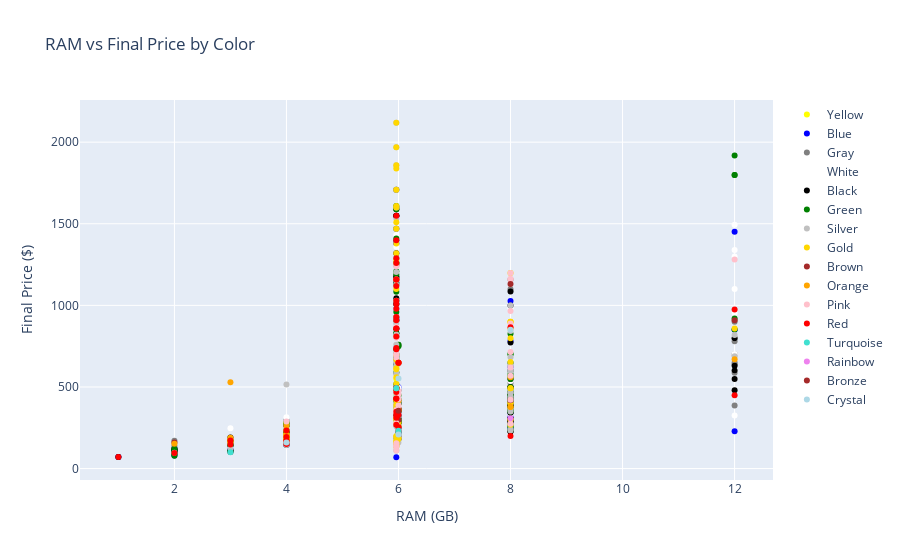

The cell this chart's notebook holds for it:
### Code cell
import plotly.graph_objects as go
from plotly.offline import iplot

# Veriyi renklere göre ayırma
df_Yellow = df[df.Color == 'Yellow'].iloc[:100, :]
df_Blue = df[df.Color == 'Blue'].iloc[:100, :]
df_Gray = df[df.Color == 'Gray'].iloc[:100, :]
df_White = df[df.Color == 'White'].iloc[:100, :]
df_Black = df[df.Color == 'Black'].iloc[:100, :]
df_Green = df[df.Color == 'Green'].iloc[:100, :]
df_Silver = df[df.Color == 'Silver'].iloc[:100, :]
df_Gold = df[df.Color == 'Gold'].iloc[:100, :]
df_Brown = df[df.Color == 'Brown'].iloc[:100, :]
df_Orange = df[df.Color == 'Orange'].iloc[:100, :]
df_Pink = df[df.Color == 'Pink'].iloc[:100, :]
df_Red = df[df.Color == 'Red'].iloc[:100, :]
df_Turquoise = df[df.Color == 'Turquoise'].iloc[:100, :]
df_Rainbow = df[df.Color == 'Rainbow'].iloc[:100, :]
df_Bronze = df[df.Color == 'Bronze'].iloc[:100, :]
df_Crystal = df[df.Color == 'Crystal'].iloc[:100, :]

# Scatter plot oluşturma
trace_Yellow = go.Scatter(
    x=df_Yellow['RAM'], y=df_Yellow['Final Price'], mode='markers', name="Yellow",
    marker=dict(color='yellow'), text=df_Yellow['Color']
)
trace_Blue = go.Scatter(
    x=df_Blue['RAM'], y=df_Blue['Final Price'], mode='markers', name="Blue",
    marker=dict(color='blue'), text=df_Blue['Color']
)
trace_Gray = go.Scatter(
    x=df_Gray['RAM'], y=df_Gray['Final Price'], mode='markers', name="Gray",
    marker=dict(color='gray'), text=df_Gray['Color']
)
trace_White = go.Scatter(
    x=df_White['RAM'], y=df_White['Final Price'], mode='markers', name="White",
    marker=dict(color='white'), text=df_White['Color']
)
trace_Black = go.Scatter(
    x=df_Black['RAM'], y=df_Black['Final Price'], mode='markers', name="Black",
    marker=dict(color='black'), text=df_Black['Color']
)
trace_Green = go.Scatter(
    x=df_Green['RAM'], y=df_Green['Final Price'], mode='markers', name="Green",
    marker=dict(color='green'), text=df_Green['Color']
)
trace_Silver = go.Scatter(
    x=df_Silver['RAM'], y=df_Silver['Final Price'], mode='markers', name="Silver",
    marker=dict(color='silver'), text=df_Silver['Color']
)
trace_Gold = go.Scatter(
    x=df_Gold['RAM'], y=df_Gold['Final Price'], mode='markers', name="Gold",
    marker=dict(color='gold'), text=df_Gold['Color']
)
trace_Brown = go.Scatter(
    x=df_Brown['RAM'], y=df_Brown['Final Price'], mode='markers', name="Brown",
    marker=dict(color='brown'), text=df_Brown['Color']
)
trace_Orange = go.Scatter(
    x=df_Orange['RAM'], y=df_Orange['Final Price'], mode='markers', name="Orange",
    marker=dict(color='orange'), text=df_Orange['Color']
)
trace_Pink = go.Scatter(
    x=df_Pink['RAM'], y=df_Pink['Final Price'], mode='markers', name="Pink",
    marker=dict(color='pink'), text=df_Pink['Color']
)
trace_Red = go.Scatter(
    x=df_Red['RAM'], y=df_Red['Final Price'], mode='markers', name="Red",
    marker=dict(color='red'), text=df_Red['Color']
)
trace_Turquoise = go.Scatter(
    x=df_Turquoise['RAM'], y=df_Turquoise['Final Price'], mode='markers', name="Turquoise",
    marker=dict(color='turquoise'), text=df_Turquoise['Color']
)
trace_Rainbow = go.Scatter(
    x=df_Rainbow['RAM'], y=df_Rainbow['Final Price'], mode='markers', name="Rainbow",
    marker=dict(color='violet'), text=df_Rainbow['Color']
)
trace_Bronze = go.Scatter(
    x=df_Bronze['RAM'], y=df_Bronze['Final Price'], mode='markers', name="Bronze",
    marker=dict(color='brown'), text=df_Bronze['Color']
)
trace_Crystal = go.Scatter(
    x=df_Crystal['RAM'], y=df_Crystal['Final Price'], mode='markers', name="Crystal",
    marker=dict(color='lightblue'), text=df_Crystal['Color']
)

data = [trace_Yellow, trace_Blue, trace_Gray, trace_White, trace_Black, trace_Green, trace_Silver, trace_Gold, trace_Brown, trace_Orange, trace_Pink, trace_Red, trace_Turquoise, trace_Rainbow, trace_Bronze, trace_Crystal]

layout = dict(
    title='RAM vs Final Price by Color',
    xaxis=dict(title='RAM (GB)', ticklen=5, zeroline=False),
    yaxis=dict(title='Final Price ($)', ticklen=5, zeroline=False)
)

fig = dict(data=data, layout=layout)
iplot(fig)

### Figure 1 — Plotly figure (JSON) as saved in the notebook; plotly's stock layout.template omitted (floating-point values rounded to 4 significant figures)
{"data": [{"marker": {"color": "yellow"}, "mode": "markers", "name": "Yellow", "text": ["Yellow", "Yellow", "Yellow", "Yellow", "Yellow", "Yellow", "Yellow", "Yellow", "Yellow", "Yellow", "Yellow", "Yellow", "Yellow", "Yellow", "Yellow", "Yellow", "Yellow", "Yellow", "Yellow", "Yellow", "Yellow", "Yellow", "Yellow", "Yellow"], "type": "scatter", "x": [8, 4, 6, 6, 3, 8, 8, 4, 5.961, 5.961, 5.961, 5.961, 4, 5.961, 8, 5.961, 5.961, 5.961, 5.961, 8, 4, 5.961, 5.961, 5.961], "y": [231.6, 170.0, 220.0, 350.0, 150.0, 290.5, 400.0, 190.0, 1009, 1159, 269, 1139, 207.0, 1289, 368.9, 1549, 1399, 447, 378, 369, 263.9, 550.0, 429.0, 492.2]}, {"marker": {"color": "blue"}, "mode": "markers", "name": "Blue", "text": ["Blue", "Blue", "Blue", "Blue", "Blue", "Blue", "Blue", "Blue", "Blue", "Blue", "Blue", "Blue", "Blue", "Blue", "Blue", "Blue", "Blue", "Blue", "Blue", "Blue", "Blue", "Blue", "Blue", "Blue", "Blue", "Blue", "Blue", "Blue", "Blue", "Blue", "Blue", "Blue", "Blue", "Blue", "Blue", "Blue", "Blue", "Blue", "Blue", "Blue", "Blue", "Blue", "Blue", "Blue", "Blue", "Blue", "Blue", "Blue", "Blue", "Blue", "Blue", "Blue", "Blue", "Blue", "Blue", "Blue", "Blue", "Blue", "Blue", "Blue", "Blue", "Blue", "Blue", "Blue", "Blue", "Blue", "Blue", "Blue", "Blue", "Blue", "Blue", "Blue", "Blue", "Blue", "Blue", "Blue", "Blue", "Blue", "Blue", "Blue", "Blue", "Blue", "Blue", "Blue", "Blue", "Blue", "Blue", "Blue", "Blue", "Blue", "Blue", "Blue", "Blue", "Blue", "Blue", "Blue", "Blue", "Blue", "Blue", "Blue"], "type": "scatter", "x": [4, 4, 8, 8, 3, 8, 6, 6, 4, 4, 4, 2, 4, 4, 3, 8, 8, 8, 5.961, 5.961, 1, 5.961, 4, 8, 4, 6, 5.961, 2, 8, 2, 8, 4, 5.961, 8, 8, 4, 5.961, 6, 5.961, 5.961, 4, 4, 8, 5.961, 6, 8, 8, 8, 4, 8, 5.961, 3, 5.961, 4, 4, 5.961, 8, 5.961, 6, 2, 4, 4, 6, 5.961, 4, 8, 6, 5.961, 2, 6, 12, 5.961, 6, 12, 4, 5.961, 6, 6, 3, 3, 8, 4, 5.961, 8, 5.961, 8, 5.961, 6, 5.961, 8, 12, 8, 4, 5.961, 8, 4, 5.961, 2, 4, 6], "y": [279, 179.0, 399.9, 249.3, 141.6, 392.0, 220.0, 299, 250.0, 199, 172.6, 109, 249, 229, 142.6, 399, 379.9, 450.0, 492.2, 492.2, 70.98, 1009, 179, 781.6, 144.9, 221.0, 1159, 101.0, 268.0, 119, 299, 220.0, 1139, 1026.0, 306, 222.6, 669, 350.0, 909, 1399, 158.9, 143.3, 401.6, 1549, 229.9, 290.5, 309, 234.9, 199, 499, 635, 149, 1159, 179, 209, 859, 306, 1289, 288.3, 122.0, 151.0, 230.0, 199, 979, 230.9, 320.0, 499, 492.2, 121.0, 300.0, 850.0, 739, 249.9, 1451, 175.0, 688.0, 330.0, 649, 107.9, 119, 344.0, 185.0, 69.37, 327, 809, 429.0, 1029, 219, 492.2, 299.9, 229, 623, 252.6, 922.6, 399, 196.6, 1379, 79.99, 201.5, 219.9]}, {"marker": {"color": "gray"}, "mode": "markers", "name": "Gray", "text": ["Gray", "Gray", "Gray", "Gray", "Gray", "Gray", "Gray", "Gray", "Gray", "Gray", "Gray", "Gray", "Gray", "Gray", "Gray", "Gray", "Gray", "Gray", "Gray", "Gray", "Gray", "Gray", "Gray", "Gray", "Gray", "Gray", "Gray", "Gray", "Gray", "Gray", "Gray", "Gray", "Gray", "Gray", "Gray", "Gray", "Gray", "Gray", "Gray", "Gray", "Gray", "Gray", "Gray", "Gray", "Gray", "Gray", "Gray", "Gray", "Gray", "Gray", "Gray", "Gray", "Gray", "Gray", "Gray", "Gray", "Gray", "Gray", "Gray", "Gray", "Gray", "Gray", "Gray", "Gray", "Gray", "Gray", "Gray", "Gray", "Gray", "Gray", "Gray", "Gray", "Gray", "Gray", "Gray", "Gray", "Gray", "Gray", "Gray", "Gray", "Gray", "Gray", "Gray", "Gray", "Gray", "Gray", "Gray", "Gray", "Gray", "Gray", "Gray", "Gray", "Gray", "Gray", "Gray", "Gray", "Gray", "Gray", "Gray", "Gray"], "type": "scatter", "x": [6, 4, 8, 4, 4, 4, 2, 8, 12, 5.961, 2, 4, 4, 4, 12, 3, 4, 3, 8, 12, 6, 4, 8, 4, 4, 8, 2, 4, 2, 3, 6, 8, 3, 5.961, 4, 8, 5.961, 6, 8, 4, 6, 4, 12, 6, 3, 3, 3, 5.961, 4, 3, 3, 8, 2, 4, 8, 12, 8, 8, 5.961, 5.961, 5.961, 5.961, 5.961, 2, 5.961, 8, 5.961, 5.961, 4, 6, 2, 6, 5.961, 2, 6, 4, 4, 6, 4, 5.961, 2, 5.961, 12, 8, 4, 8, 5.961, 5.961, 12, 6, 12, 6, 6, 6, 6, 12, 6, 4, 2, 3], "y": [280.0, 148.5, 330.0, 250.0, 180.0, 220.0, 106, 229, 699, 492.2, 95.59, 249, 179, 179, 899, 159, 229, 169, 450.0, 799, 209, 199, 649, 200.0, 230.0, 500, 119, 295.8, 120.0, 149, 207.0, 1159, 101.1, 144, 151.0, 499, 269, 229.9, 450, 209.9, 287.2, 163.6, 649.0, 201.0, 101.1, 149.9, 105.0, 299, 169.9, 103.2, 150.0, 649, 121.0, 190.0, 302.3, 780.9, 379, 1099, 190.0, 492.2, 589, 388, 492.2, 109, 413, 449.0, 492.2, 269, 187.0, 759, 170.0, 480.4, 302, 92.93, 296.0, 196.3, 213.5, 328.0, 180.0, 1246.0, 139, 269, 587.4, 499, 175.0, 524, 189, 635.2, 701.1, 283.5, 637, 203, 258.3, 351.6, 249, 387.0, 350.0, 229.9, 109, 106.9]}, {"marker": {"color": "white"}, "mode": "markers", "name": "White", "text": ["White", "White", "White", "White", "White", "White", "White", "White", "White", "White", "White", "White", "White", "White", "White", "White", "White", "White", "White", "White", "White", "White", "White", "White", "White", "White", "White", "White", "White", "White", "White", "White", "White", "White", "White", "White", "White", "White", "White", "White", "White", "White", "White", "White", "White", "White", "White", "White", "White", "White", "White", "White", "White", "White", "White", "White", "White", "White", "White", "White", "White", "White", "White", "White", "White", "White", "White", "White", "White", "White", "White", "White", "White", "White", "White", "White", "White", "White", "White", "White", "White", "White", "White", "White", "White", "White", "White", "White", "White", "White", "White", "White", "White", "White", "White", "White", "White", "White", "White", "White"], "type": "scatter", "x": [12, 12, 8, 8, 5.961, 8, 8, 8, 8, 12, 4, 12, 5.961, 8, 8, 5.961, 5.961, 5.961, 8, 5.961, 8, 5.961, 5.961, 5.961, 5.961, 12, 5.961, 5.961, 12, 5.961, 5.961, 6, 5.961, 8, 8, 5.961, 5.961, 8, 6, 12, 5.961, 6, 5.961, 8, 4, 5.961, 5.961, 5.961, 6, 5.961, 5.961, 5.961, 8, 8, 5.961, 12, 12, 8, 5.961, 5.961, 5.961, 8, 12, 8, 8, 5.961, 12, 5.961, 5.961, 4, 8, 6, 4, 8, 4, 4, 8, 12, 6, 4, 5.961, 8, 4, 5.961, 4, 8, 5.961, 6, 12, 6, 5.961, 8, 4, 3, 5.961, 4, 4, 8, 5.961, 3], "y": [799, 699, 401.6, 281.6, 492.2, 301.6, 329.4, 552.6, 261.9, 702.6, 282.6, 601.6, 1009, 389.9, 432.6, 492.2, 492.2, 909, 549, 363, 379.9, 819.9, 1052, 1589.0, 1139, 549, 1138.0, 859, 954, 1029.0, 1289, 380.0, 1159, 839, 229, 621.6, 694.9, 499, 229.9, 1299, 1409, 300.0, 1249, 449.0, 230.0, 959, 1519, 1209, 351.6, 829.0, 270, 1430.0, 654, 439, 1359, 1493.0, 480.0, 844, 701.6, 810.8, 739, 999, 1799, 982.3, 369, 429.0, 1339.0, 1249, 563.7, 240.8, 580.0, 399, 249.0, 400.0, 210, 176.9, 701.5, 1100.0, 159.9, 249.0, 492.2, 536.0, 140, 1193, 315.2, 209, 599.9, 339, 325.0, 495.3, 1159, 324.6, 165, 246.9, 979, 249.9, 182.2, 649, 438, 138.0]}, {"marker": {"color": "black"}, "mode": "markers", "name": "Black", "text": ["Black", "Black", "Black", "Black", "Black", "Black", "Black", "Black", "Black", "Black", "Black", "Black", "Black", "Black", "Black", "Black", "Black", "Black", "Black", "Black", "Black", "Black", "Black", "Black", "Black", "Black", "Black", "Black", "Black", "Black", "Black", "Black", "Black", "Black", "Black", "Black", "Black", "Black", "Black", "Black", "Black", "Black", "Black", "Black", "Black", "Black", "Black", "Black", "Black", "Black", "Black", "Black", "Black", "Black", "Black", "Black", "Black", "Black", "Black", "Black", "Black", "Black", "Black", "Black", "Black", "Black", "Black", "Black", "Black", "Black", "Black", "Black", "Black", "Black", "Black", "Black", "Black", "Black", "Black", "Black", "Black", "Black", "Black", "Black", "Black", "Black", "Black", "Black", "Black", "Black", "Black", "Black", "Black", "Black", "Black", "Black", "Black", "Black", "Black", "Black"], "type": "scatter", "x": [8, 6, 8, 8, 5.961, 8, 5.961, 8, 6, 5.961, 8, 5.961, 4, 4, 8, 2, 8, 8, 2, 6, 4, 2, 8, 5.961, 8, 12, 8, 5.961, 1, 8, 6, 5.961, 4, 5.961, 2, 5.961, 4, 4, 8, 5.961, 8, 5.961, 6, 8, 12, 12, 4, 4, 4, 5.961, 5.961, 8, 8, 4, 8, 8, 5.961, 8, 8, 8, 5.961, 4, 8, 12, 5.961, 5.961, 8, 8, 3, 6, 6, 8, 4, 5.961, 8, 5.961, 3, 8, 6, 8, 4, 4, 6, 4, 6, 8, 6, 6, 6, 8, 4, 8, 5.961, 4, 5.961, 4, 5.961, 8, 5.961, 12], "y": [352.6, 220.0, 231.6, 383.0, 1009, 392.6, 1599, 281.6, 181.6, 1469, 299, 492.2, 262.6, 192.6, 401.6, 109, 344.0, 378.0, 109, 281.6, 172.6, 119, 499, 1319, 225, 480.0, 469, 859, 70.98, 379, 350.0, 492.2, 179, 699, 101.0, 1589.0, 230.0, 201.6, 499, 1709, 389.9, 1548.0, 359, 492.6, 799, 549, 144.9, 189, 234.9, 1259.0, 829.0, 549, 306, 210.0, 772.5, 299, 909, 449.9, 289.9, 386.6, 269, 183.0, 350.0, 601.6, 1177, 1139, 305, 430, 190.0, 399, 300.0, 309, 190.0, 1173.0, 1085.0, 492.2, 110.0, 400.0, 361.7, 229.9, 177, 156.0, 399, 209, 209, 599, 319, 300, 419, 999, 199, 432.6, 429.0, 200.7, 1549, 222.6, 330, 343.0, 1044.0, 630.0]}, {"marker": {"color": "green"}, "mode": "markers", "name": "Green", "text": ["Green", "Green", "Green", "Green", "Green", "Green", "Green", "Green", "Green", "Green", "Green", "Green", "Green", "Green", "Green", "Green", "Green", "Green", "Green", "Green", "Green", "Green", "Green", "Green", "Green", "Green", "Green", "Green", "Green", "Green", "Green", "Green", "Green", "Green", "Green", "Green", "Green", "Green", "Green", "Green", "Green", "Green", "Green", "Green", "Green", "Green", "Green", "Green", "Green", "Green", "Green", "Green", "Green", "Green", "Green", "Green", "Green", "Green", "Green", "Green", "Green", "Green", "Green", "Green", "Green", "Green", "Green", "Green", "Green", "Green", "Green", "Green", "Green", "Green", "Green", "Green", "Green", "Green", "Green", "Green", "Green", "Green", "Green", "Green", "Green", "Green", "Green", "Green", "Green", "Green", "Green", "Green", "Green", "Green", "Green", "Green", "Green", "Green", "Green", "Green"], "type": "scatter", "x": [4, 4, 4, 4, 3, 2, 4, 3, 8, 8, 8, 3, 6, 4, 5.961, 6, 8, 8, 5.961, 8, 4, 8, 5.961, 4, 4, 5.961, 5.961, 5.961, 8, 2, 5.961, 4, 6, 3, 8, 6, 5.961, 2, 5.961, 5.961, 12, 8, 5.961, 4, 5.961, 5.961, 4, 8, 6, 8, 2, 3, 4, 5.961, 6, 8, 3, 5.961, 4, 4, 5.961, 6, 5.961, 5.961, 6, 5.961, 8, 3, 4, 2, 5.961, 5.961, 5.961, 12, 5.961, 5.961, 8, 6, 8, 12, 4, 6, 5.961, 8, 5.961, 8, 4, 5.961, 12, 5.961, 4, 5.961, 8, 5.961, 8, 12, 5.961, 3, 8, 4], "y": [279, 179, 168.9, 172.6, 159, 109, 279, 142.6, 469, 450.0, 419.0, 169, 299, 169, 1589.0, 399, 549, 379.9, 699, 259, 189, 249.8, 1409, 209, 199, 1127.0, 959, 1191, 580, 93.41, 829.0, 179.9, 300.0, 141.6, 349.9, 293.5, 859, 77.98, 1159, 492.2, 920, 499, 1209, 210.0, 809, 418.0, 179, 350.0, 278.7, 449.9, 120.0, 150.0, 159.9, 909, 299.9, 825.4, 107.9, 368, 281.2, 159.0, 1029, 749, 589, 1249, 425, 1259, 363.0, 150.0, 179.9, 85.99, 492.2, 1609, 639, 1919, 929, 729, 702.8, 449.6, 699, 1799, 234.6, 759, 492.2, 352.6, 517, 430.7, 215.0, 681, 1799, 1259, 196.3, 492.2, 235.0, 1084, 649, 852.6, 492.2, 170.0, 567.0, 160.0]}, {"marker": {"color": "silver"}, "mode": "markers", "name": "Silver", "text": ["Silver", "Silver", "Silver", "Silver", "Silver", "Silver", "Silver", "Silver", "Silver", "Silver", "Silver", "Silver", "Silver", "Silver", "Silver", "Silver", "Silver", "Silver", "Silver", "Silver", "Silver", "Silver", "Silver", "Silver", "Silver", "Silver", "Silver", "Silver", "Silver", "Silver", "Silver", "Silver", "Silver", "Silver", "Silver", "Silver", "Silver", "Silver", "Silver", "Silver", "Silver", "Silver", "Silver", "Silver", "Silver", "Silver", "Silver", "Silver", "Silver", "Silver", "Silver", "Silver", "Silver", "Silver", "Silver", "Silver", "Silver", "Silver", "Silver", "Silver", "Silver", "Silver", "Silver", "Silver", "Silver", "Silver", "Silver", "Silver", "Silver", "Silver", "Silver", "Silver", "Silver", "Silver", "Silver", "Silver", "Silver", "Silver", "Silver", "Silver", "Silver", "Silver", "Silver", "Silver", "Silver", "Silver"], "type": "scatter", "x": [4, 6, 5.961, 6, 8, 4, 5.961, 5.961, 6, 4, 4, 5.961, 5.961, 4, 5.961, 5.961, 5.961, 8, 3, 5.961, 3, 5.961, 5.961, 5.961, 4, 4, 5.961, 6, 5.961, 5.961, 5.961, 8, 8, 5.961, 5.961, 12, 5.961, 8, 5.961, 5.961, 8, 6, 12, 5.961, 5.961, 5.961, 5.961, 5.961, 5.961, 2, 5.961, 5.961, 8, 5.961, 5.961, 5.961, 6, 5.961, 8, 5.961, 5.961, 8, 5.961, 8, 5.961, 5.961, 5.961, 4, 4, 8, 8, 6, 8, 8, 6, 3, 8, 4, 4, 5.961, 5.961, 8, 8, 4, 4, 5.961], "y": [172.6, 209, 1599, 300, 469, 189, 1709, 709, 399, 209, 144.9, 1859, 1469, 179.9, 625, 694, 439, 349.9, 159, 259, 122.3, 1969, 389, 1259, 202.6, 159.9, 589, 319, 150, 190.0, 627.0, 369, 399, 492.2, 665, 689, 805.5, 842.3, 1204, 1279, 239, 204.0, 819, 279, 308.0, 271.4, 2119, 195, 457, 96.22, 822, 110, 682.6, 492.2, 369, 380, 159.0, 1531.0, 234, 160.9, 577, 631.1, 1128, 599, 646.0, 135, 492.2, 235.2, 173.6, 999, 634.2, 425.1, 465.4, 430.0, 209, 152.6, 441.9, 209.4, 515.5, 759, 889.6, 600.0, 359.0, 154.5, 239, 140]}, {"marker": {"color": "gold"}, "mode": "markers", "name": "Gold", "text": ["Gold", "Gold", "Gold", "Gold", "Gold", "Gold", "Gold", "Gold", "Gold", "Gold", "Gold", "Gold", "Gold", "Gold", "Gold", "Gold", "Gold", "Gold", "Gold", "Gold", "Gold", "Gold", "Gold", "Gold", "Gold", "Gold", "Gold", "Gold", "Gold", "Gold", "Gold", "Gold", "Gold", "Gold", "Gold", "Gold", "Gold", "Gold", "Gold", "Gold", "Gold", "Gold", "Gold", "Gold", "Gold", "Gold", "Gold", "Gold", "Gold", "Gold", "Gold", "Gold", "Gold", "Gold", "Gold", "Gold", "Gold", "Gold", "Gold", "Gold", "Gold", "Gold", "Gold", "Gold", "Gold", "Gold", "Gold", "Gold"], "type": "scatter", "x": [6, 5.961, 8, 4, 5.961, 5.961, 4, 8, 8, 4, 8, 8, 5.961, 12, 8, 8, 5.961, 5.961, 5.961, 5.961, 5.961, 5.961, 5.961, 5.961, 6, 5.961, 5.961, 5.961, 5.961, 8, 5.961, 5.961, 5.961, 8, 5.961, 5.961, 5.961, 5.961, 8, 5.961, 8, 5.961, 5.961, 3, 5.961, 5.961, 5.961, 5.961, 5.961, 5.961, 5.961, 5.961, 5.961, 8, 8, 5.961, 5.961, 8, 4, 5.961, 5.961, 5.961, 5.961, 5.961, 5.961, 5.961, 5.961, 6], "y": [181.6, 1469, 299, 192.6, 1599, 1319, 279, 491.6, 268.0, 178, 899.0, 491.6, 1709, 859, 1199, 899.0, 419, 1859, 615.0, 1259, 1379, 1969, 694, 1159, 188.3, 194, 667, 155, 199, 403, 492.2, 2119, 368, 799, 1100, 389, 279, 168.8, 858.3, 309, 399, 492.2, 559, 164, 1279, 519.0, 608, 492.2, 1509, 168, 155, 492.2, 300.7, 652.3, 897.3, 492.2, 492.2, 301.6, 172.6, 492.2, 1839, 1609, 136, 140, 140, 492.2, 492.2, 281.6]}, {"marker": {"color": "brown"}, "mode": "markers", "name": "Brown", "text": ["Brown", "Brown", "Brown", "Brown"], "type": "scatter", "x": [8, 6, 2, 6], "y": [419, 299, 159.0, 369.9]}, {"marker": {"color": "orange"}, "mode": "markers", "name": "Orange", "text": ["Orange", "Orange", "Orange", "Orange", "Orange", "Orange", "Orange", "Orange", "Orange", "Orange", "Orange", "Orange", "Orange", "Orange", "Orange", "Orange", "Orange", "Orange", "Orange", "Orange", "Orange", "Orange", "Orange", "Orange", "Orange", "Orange", "Orange", "Orange", "Orange", "Orange"], "type": "scatter", "x": [8, 4, 5.961, 4, 4, 5.961, 6, 4, 6, 6, 8, 4, 6, 4, 5.961, 3, 3, 3, 3, 3, 4, 4, 12, 6, 6, 8, 4, 5.961, 4, 2], "y": [379, 179, 492.2, 206.3, 209, 492.2, 359, 235.2, 260, 649, 377.9, 201.0, 649, 177.9, 492.2, 160.5, 528.5, 179.4, 169.9, 188.6, 197.9, 216.5, 670.1, 356.4, 417.6, 559.4, 193.2, 492.2, 260.4, 151.8]}, {"marker": {"color": "pink"}, "mode": "markers", "name": "Pink", "text": ["Pink", "Pink", "Pink", "Pink", "Pink", "Pink", "Pink", "Pink", "Pink", "Pink", "Pink", "Pink", "Pink", "Pink", "Pink", "Pink", "Pink", "Pink", "Pink", "Pink", "Pink", "Pink", "Pink", "Pink", "Pink", "Pink", "Pink", "Pink", "Pink", "Pink", "Pink", "Pink", "Pink", "Pink", "Pink", "Pink", "Pink", "Pink", "Pink", "Pink", "Pink"], "type": "scatter", "x": [8, 5.961, 5.961, 8, 5.961, 8, 5.961, 5.961, 8, 5.961, 5.961, 8, 5.961, 5.961, 5.961, 12, 5.961, 5.961, 8, 5.961, 5.961, 5.961, 8, 5.961, 5.961, 6, 5.961, 6, 4, 6, 6, 5.961, 5.961, 8, 5.961, 8, 8, 6, 5.961, 5.961, 4], "y": [1159, 909, 1029, 569, 809, 1199, 699, 1239, 422.2, 1159, 929, 275, 801.8, 865.4, 1246.0, 1282.0, 270, 359.0, 714, 135, 339.0, 279, 1163.0, 110, 155, 224.1, 492.2, 386.3, 288, 453.5, 425.9, 701.0, 681, 620.0, 866, 965.2, 888.2, 475.7, 136, 140, 165]}, {"marker": {"color": "red"}, "mode": "markers", "name": "Red", "text": ["Red", "Red", "Red", "Red", "Red", "Red", "Red", "Red", "Red", "Red", "Red", "Red", "Red", "Red", "Red", "Red", "Red", "Red", "Red", "Red", "Red", "Red", "Red", "Red", "Red", "Red", "Red", "Red", "Red", "Red", "Red", "Red", "Red", "Red", "Red", "Red", "Red", "Red", "Red", "Red", "Red", "Red", "Red", "Red", "Red", "Red", "Red", "Red"], "type": "scatter", "x": [5.961, 5.961, 5.961, 5.961, 5.961, 5.961, 5.961, 5.961, 5.961, 5.961, 5.961, 5.961, 5.961, 8, 5.961, 5.961, 5.961, 5.961, 5.961, 5.961, 5.961, 4, 5.961, 5.961, 5.961, 6, 5.961, 5.961, 8, 4, 12, 5.961, 12, 1, 3, 5.961, 5.961, 5.961, 4, 6, 4, 3, 4, 6, 6, 2, 6, 5.961], "y": [1289, 1029, 1159, 1119.0, 1259, 429.0, 1009, 909, 859, 1399, 348, 979, 1549, 866, 269, 328.0, 859, 492.2, 731.6, 809, 492.2, 170.0, 739, 1159, 492.2, 649, 469, 492.2, 200.0, 150.0, 975.0, 929, 449.0, 70.68, 148.2, 311.4, 428, 492.2, 170.1, 649, 233.2, 172.0, 193.2, 330.0, 253.4, 95, 229, 492.2]}, {"marker": {"color": "turquoise"}, "mode": "markers", "name": "Turquoise", "text": ["Turquoise", "Turquoise", "Turquoise", "Turquoise", "Turquoise"], "type": "scatter", "x": [6, 6, 3, 5.961, 5.961], "y": [221.0, 231.4, 99.95, 492.2, 492.2]}, {"marker": {"color": "violet"}, "mode": "markers", "name": "Rainbow", "text": ["Rainbow"], "type": "scatter", "x": [8], "y": [309]}, {"marker": {"color": "brown"}, "mode": "markers", "name": "Bronze", "text": ["Bronze", "Bronze", "Bronze"], "type": "scatter", "x": [12, 6, 8], "y": [909, 354.4, 1132.0]}, {"marker": {"color": "lightblue"}, "mode": "markers", "name": "Crystal", "text": ["Crystal", "Crystal", "Crystal", "Crystal"], "type": "scatter", "x": [4, 6, 8, 6], "y": [160, 209, 849.9, 552.6]}], "layout": {"autosize": true, "title": {"text": "RAM vs Final Price by Color"}, "xaxis": {"autorange": true, "range": [0.3234, 12.68], "ticklen": 5, "title": {"text": "RAM (GB)"}, "type": "linear", "zeroline": false}, "yaxis": {"autorange": true, "range": [-99.77, 2288.0], "ticklen": 5, "title": {"text": "Final Price ($)"}, "type": "linear", "zeroline": false}}}
